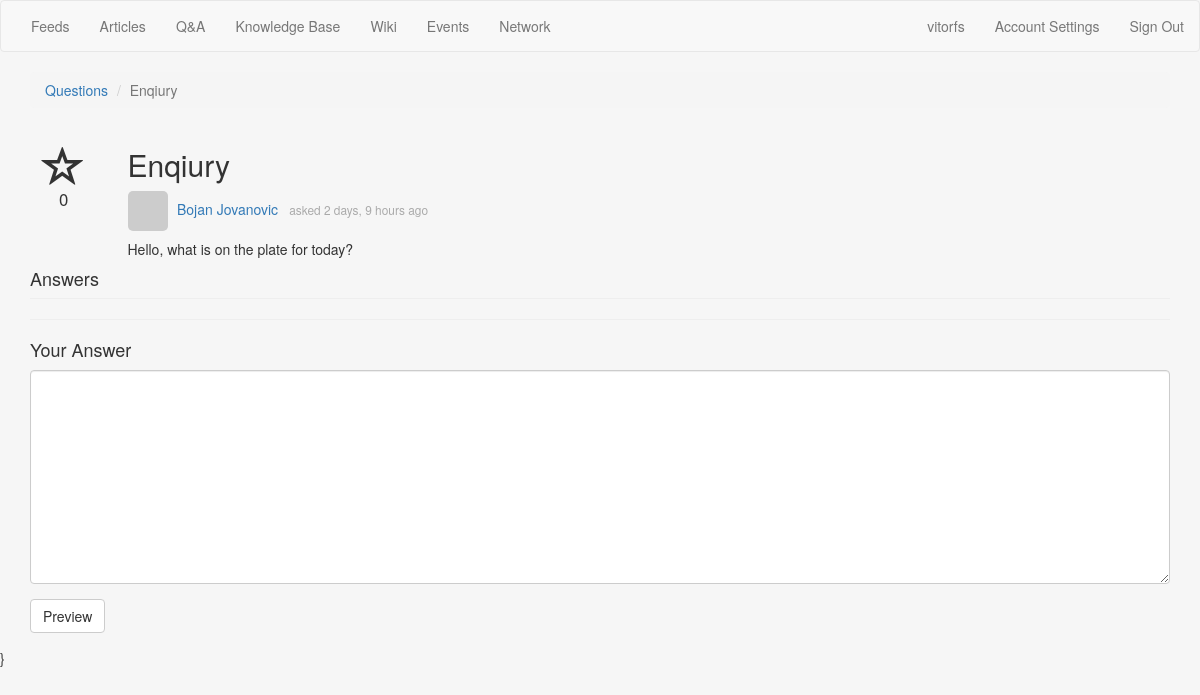
The page /questions/1/ on the database its author committed.
### questions/models.py (models this page shows, shortened)
class Question(models.Model):
	user = models.ForeignKey(User)
	title= models.CharField(max_length=2000)
	description = models.TextField(max_length=2000)
	tags = models.CharField(max_length=255, null=True, blank=True)
	create_date = models.DateTimeField(auto_now_add=True)
	update_date = models.DateTimeField(auto_now_add=True)
	favorites = models.IntegerField(default=0)
	has_accepted_answer = models.BooleanField(default=False)
	class Meta:
		verbose_name = 'Question'
		verbose_name_plural = 'Questions'
		ordering = ('-update_date',)
	def get_answers(self):
		return Answer.objects.filter(question=self)
	def get_tag_list(self):
		return self.tags.split(" ")

### questions/views.py (the view)
# urls.py: url(r'^questions/(?P<pk>\d+)/$', question, name="question"),
def question(request, pk):
	question = Question.objects.get(pk=pk)
	form = AnswerForm(initial={'question': question})
	context = {
		'question': question,
		'form': form,
	}
	return render(request, 'questions/question.html', context)

### questions/forms.py
class AnswerForm(forms.ModelForm):
	question = forms.ModelChoiceField(widget=forms.HiddenInput(), queryset=Question.objects.all())
	description = forms.CharField(widget=forms.Textarea(attrs={'class': 'form-control'}), max_length=2000)
	class Meta:
		model = Answer
		fields = ['question', 'description']

### templates/questions/question.html (shortened to what this page needs)
{% extends 'base.html' %}
{% load staticfiles %}
{% load humanize %}
{% block head %}
  <link href="{% static 'css/questions.css' %}" rel="stylesheet">
{% endblock head %}
{% block main %}
  <ol class="breadcrumb">
    <li><a href="{% url 'questions' %}">Questions</a></li>
    <li class="active">{{ question.title }}</li>
  </ol>
  <div class="row question" question-id="{{ question.id }}">
  	<div class="col-md-1 options">
  		<span class="glyphicon glyphicon-star-empty favorite"></span>
  		<span>0</span>
  	</div>
  	<div class="col-md-11">
  		<h2>{{ question.title }}</h2>
  		<div class="question-user">
  			<a href="#"><img src="http://www.gravatar.com/avatar/07626034d73ad893cf8a63cea49a4cb6?s=256&d=http%3A%2F%2Ftrybootcamp.vitorfs.com%2Fstatic%2Fimg%2Fuser.png" class="user"></a>
  			<a href="#" class="username">{{ question.user.get_full_name }}</a>
  			<small class="asked">asked {{ question.update_date|naturaltime }}</small>
  		</div>
  		<p>{{ question.description }}</p>
  	</div>
  </div>
  <h4 class="page-header">Answers</h4>
  <div class="answers">
  	<hr/>
  	<h4>Your Answer</h4>
  	<form action="{% url 'answer' %}" method="post" role="form">
  		<div class="form-group">
      {{ form.description }}
  		</div>
  		<div class="form-group">
  			<button type="submit" class="btn btn-default">Preview</button>
  		</div>
  	</form>
  </div>
{% endblock main %}

### static/css/bootcamp.css (style rules this page uses)
body { background-color: #f6f6f6; }
.page-header { margin: 0; }

### static/css/questions.css (style rules this page uses)
.options { text-align: center; }
.options span { display: block; font-size: 1.2em; }
.options span.favorite { font-size: 3em; margin-top: .4em; }
.answer .answer-user, .question .question-user { margin-bottom: .6em; }
.answer .answer-user .user, .question .question-user .user { width: 40px; border-radius: 5px; }
.answer .answer-user .username, .question .question-user .username { margin-left: .4em; }
.answer .answered, .question .asked { color: #aaaaaa; margin-left: .6em; }

### rows shown on the page
Question: title "Enqiury", user.get_full_name "Bojan Jovanovic", update_date "2 days, 9 hours ago", description "Hello, what is on the plate for today?"
